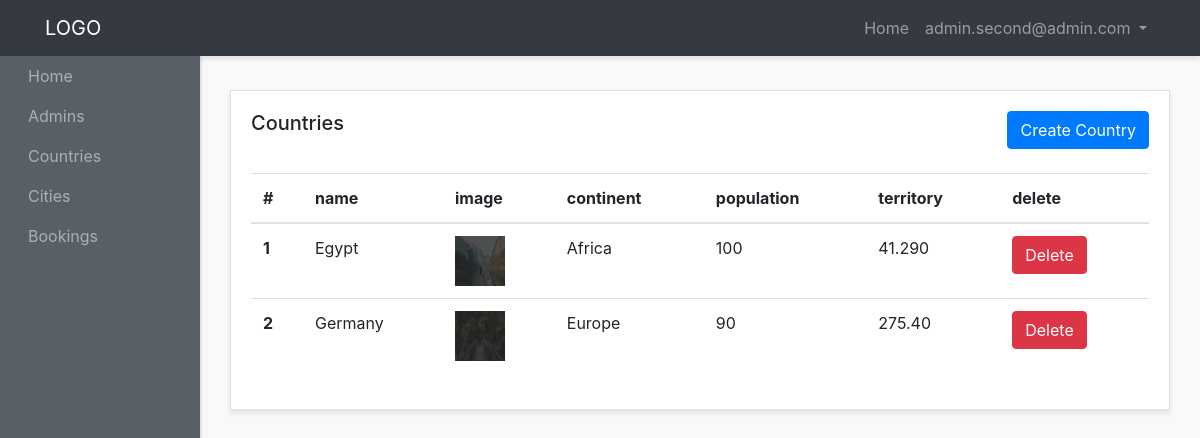
Page /admin-panel/countries-admins/show-country.php (signed in) on the committed database.
### tables this page shows
CREATE TABLE `countries` (
  `id` int(3) NOT NULL,
  `name` varchar(200) NOT NULL,
  `image` varchar(200) NOT NULL,
  `continent` varchar(200) NOT NULL,
  `population` varchar(30) NOT NULL,
  `territory` varchar(30) NOT NULL,
  `description` text NOT NULL,
  `created_at` timestamp NOT NULL DEFAULT current_timestamp()
);

### admin-panel/countries-admins/show-country.php (the view, shortened to what this page needs)
<?php require "../layouts/header.php";?>
<?php require "../../config/config.php";?>
<?php
  $countries = $conn->query("SELECT * FROM countries");
  $countries->execute();
  $allCountries = $countries->fetchAll(PDO::FETCH_OBJ);
?>
        <div class="row">
        <div class="col">
          <div class="card">
            <div class="card-body">
              <h5 class="card-title mb-4 d-inline">Countries</h5>
             <a  href="<?php echo ADMINURL;?>/countries-admins/create-country.php" class="btn btn-primary mb-4 text-center float-right">Create Country</a>
              <table class="table">
                <thead>
                  <tr>
                    <th scope="col">#</th>
                    <th scope="col">name</th>
                    <th scope="col">image</th>
                    <th scope="col">continent</th>
                    <th scope="col">population</th>
                    <th scope="col">territory</th>
                    <th scope="col">delete</th>
                  </tr>
                </thead>
                <tbody>
                  <?php foreach($allCountries as $country) : ?>
                    <tr>
                      <th scope="row"><?php echo $country->id;?> </th>
                      <td><?php echo $country->name;?></td>
                      <td><image  style="width: 50px; height: 50px" src="images_countries/<?php echo $country->image;?>"></td>
                      <td><?php echo $country->continent;?></td>
                      <td><?php echo $country->population;?></td>
                      <td><?php echo $country->territory;?></td>
                      <td><a href="delete-country.php?id=<?php echo $country->id;?>" class="btn btn-danger  text-center ">Delete</a></td>
                    </tr>
                  <?php endforeach; ?>
                </tbody>
              </table>
            </div>
          </div>
        </div>
      </div>
<?php require "../layouts/footer.php";?>

### admin-panel/styles/style.css (style rules this page uses)
body { background:#f9f9f9; }
.card { margin-bottom: 15px; border-radius:0; box-shadow: 0 3px 5px rgba(0,0,0,.1); }

### rows in the picture
countries: id "1", name "Egypt", image (picture), continent "Africa", population "100", territory "41.290"
countries: id "2", name "Germany", image (picture), continent "Europe", population "90", territory "275.40"

### other values in the picture
$_SESSION['adminname'] "admin.second@admin.com"
